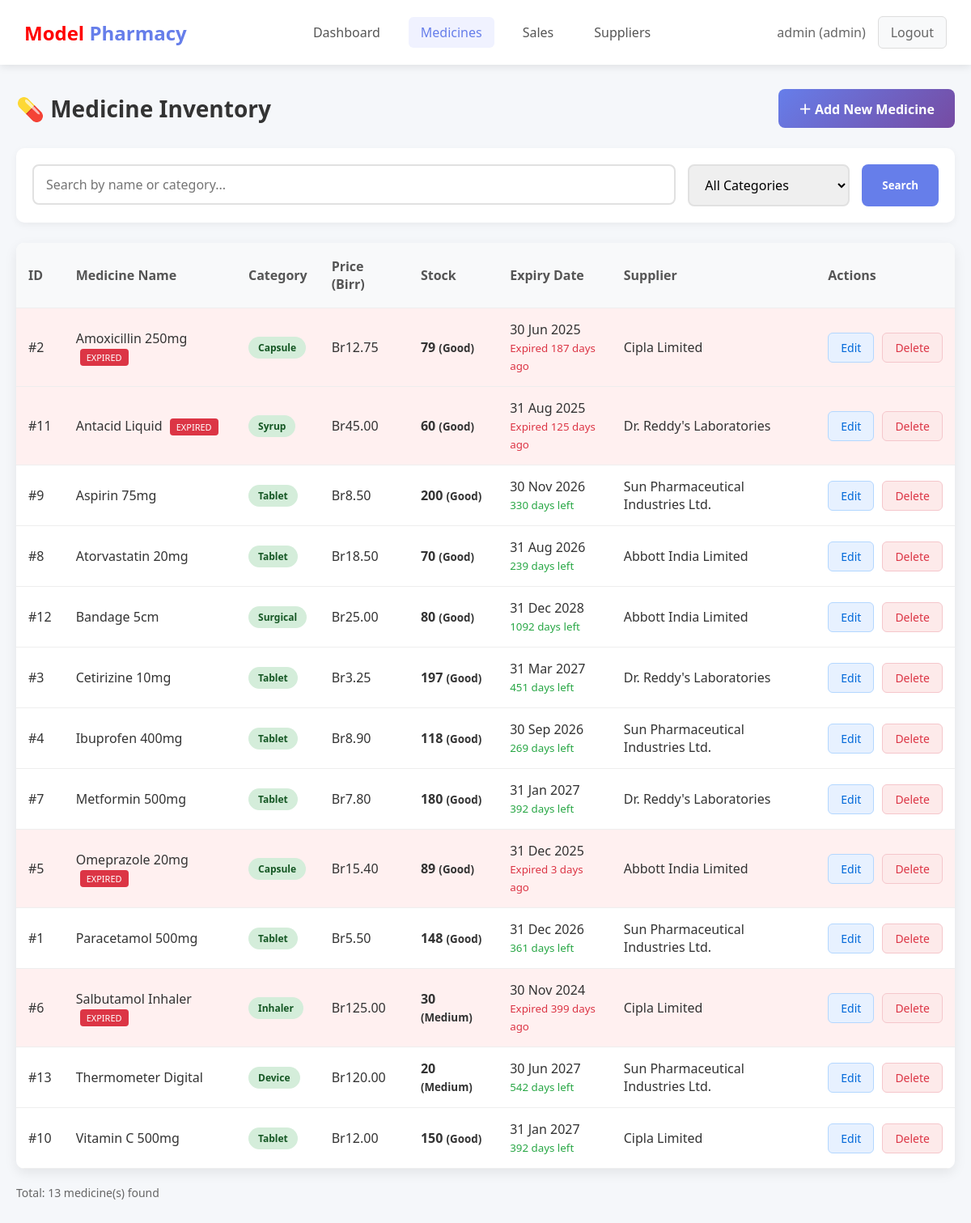
The page /medicines/index.php (signed in) on the database its author committed.
### tables this page shows
CREATE TABLE IF NOT EXISTS medicines (
    id INT PRIMARY KEY AUTO_INCREMENT,
    name VARCHAR(100) NOT NULL,
    category VARCHAR(50),
    price DECIMAL(10,2) NOT NULL,
    quantity INT DEFAULT 0,
    expiry_date DATE,
    supplier_id INT,
    created_at TIMESTAMP DEFAULT CURRENT_TIMESTAMP,
    FOREIGN KEY (supplier_id) REFERENCES suppliers(id) ON DELETE SET NULL,
    INDEX idx_expiry (expiry_date),
    INDEX idx_category (category),
    INDEX idx_supplier (supplier_id)
);

CREATE TABLE IF NOT EXISTS suppliers (
    id INT PRIMARY KEY AUTO_INCREMENT,
    name VARCHAR(100) NOT NULL,
    email VARCHAR(100),
    phone VARCHAR(20),
    address TEXT,
    created_at TIMESTAMP DEFAULT CURRENT_TIMESTAMP
);

### medicines/index.php (the view, shortened to what this page needs)
<?php
require_once '../config/database.php';
$search = isset($_GET['search']) ? $_GET['search'] : '';
$sql = "SELECT m.*, s.name as supplier_name
        FROM medicines m
        LEFT JOIN suppliers s ON m.supplier_id = s.id
        WHERE 1=1";
$params = [];
$sql .= " ORDER BY m.name ASC";
$stmt = $pdo->prepare($sql);
$stmt->execute($params);
$medicines = $stmt->fetchAll();
?>
<!DOCTYPE html>
<html lang="en">
<head>
</head>
<body>
    <nav class="navbar">
        <a href="../dashboard.php" class="logo"><span class="model">Model</span> Pharmacy</a>
        <div class="nav-links">
            <a href="../dashboard.php">Dashboard</a>
            <a href="index.php" style="background: #f0f2ff; color: #667eea;">Medicines</a>
            <a href="../sales/">Sales</a>
            <a href="../suppliers/">Suppliers</a>
        </div>
        <div style="display: flex; align-items: center; gap: 15px;">
            <div class="user-info">
                <?php echo htmlspecialchars($_SESSION['username']); ?>
                (<?php echo htmlspecialchars($_SESSION['role']); ?>)
            </div>
            <a href="../logout.php" class="logout-btn">Logout</a>
        </div>
    </nav>
    <div class="container">
        <div class="header-actions">
            <h1 class="page-title">💊 Medicine Inventory</h1>
            <a href="add.php" class="add-btn">＋ Add New Medicine</a>
        </div>
        <form method="GET" action="" class="search-filter">
            <div class="search-box">
                <input type="text" name="search" placeholder="Search by name or category..."
                       value="<?php echo htmlspecialchars($search); ?>">
            </div>
            <div class="filter-box">
                <select name="category">
                    <option value="all">All Categories</option>
                </select>
            </div>
            <button type="submit" class="search-btn">Search</button>
        </form>
        <div class="table-container">
            <?php if(count($medicines) > 0): ?>
                <table class="table">
                    <thead>
                        <tr>
                            <th>ID</th>
                            <th>Medicine Name</th>
                            <th>Category</th>
                            <th>Price (Birr)</th>
                            <th>Stock</th>
                            <th>Expiry Date</th>
                            <th>Supplier</th>
                            <th>Actions</th>
                        </tr>
                    </thead>
                    <tbody>
                        <?php foreach($medicines as $medicine):
                            $is_expired = !empty($medicine['expiry_date']) &&
                                         strtotime($medicine['expiry_date']) < time();
                            $row_class = $is_expired ? 'expired' : '';
                            if($medicine['quantity'] <= 10) {
                                $stock_class = 'stock-low';
                                $stock_status = 'Low';
                            } elseif($medicine['quantity'] <= 30) {
                                $stock_class = 'stock-medium';
                                $stock_status = 'Medium';
                            } else {
                                $stock_class = 'stock-high';
                                $stock_status = 'Good';
                            }
                        ?>
                            <tr class="<?php echo $row_class; ?>">
                                <td>#<?php echo htmlspecialchars($medicine['id']); ?></td>
                                <td>
                                    <?php echo htmlspecialchars($medicine['name']); ?>
                                    <?php if($is_expired): ?>
                                        <span class="expired-badge">EXPIRED</span>
                                    <?php endif; ?>
                                </td>
                                <td>
                                    <?php if(!empty($medicine['category'])): ?>
                                        <span class="badge badge-success">
                                            <?php echo htmlspecialchars($medicine['category']); ?>
                                        </span>
                                    <?php else: ?>
                                        <span style="color: #999;">-</span>
                                    <?php endif; ?>
                                </td>
                                <td>Br<?php echo htmlspecialchars(number_format($medicine['price'], 2)); ?></td>
                                <td class="<?php echo $stock_class; ?>">
                                    <?php echo htmlspecialchars($medicine['quantity']); ?>
                                    <small>(<?php echo $stock_status; ?>)</small>
                                </td>
                                <td>
                                    <?php if(!empty($medicine['expiry_date'])): ?>
                                        <?php
                                            $expiry_date = date('d M Y', strtotime($medicine['expiry_date']));
                                            echo htmlspecialchars($expiry_date);
                                            $today = new DateTime();
                                            $expiry = new DateTime($medicine['expiry_date']);
                                            $diff = $today->diff($expiry);
                                            $days_left = $diff->days;
                                            $days_left = $diff->invert ? -$days_left : $days_left;
                                            if($days_left < 0) {
                                                echo '<br><small style="color: #dc3545;">Expired ' . abs($days_left) . ' days ago</small>';
                                            } elseif($days_left <= 30) {
                                                echo '<br><small style="color: #ffc107;">' . $days_left . ' days left</small>';
                                            } else {
                                                echo '<br><small style="color: #28a745;">' . $days_left . ' days left</small>';
                                            }
                                        ?>
                                    <?php else: ?>
                                        <span style="color: #999;">Not set</span>
                                    <?php endif; ?>
                                </td>
                                <td>
                                    <?php if(!empty($medicine['supplier_name'])): ?>
                                        <?php echo htmlspecialchars($medicine['supplier_name']); ?>
                                    <?php else: ?>
                                        <span style="color: #999;">-</span>
                                    <?php endif; ?>
                                </td>
                                <td>
                                    <div class="action-buttons">
                                        <a href="edit.php?id=<?php echo $medicine['id']; ?>" class="btn-edit">Edit</a>
                                        <a href="delete.php?id=<?php echo $medicine['id']; ?>"
                                           class="btn-delete"
                                           onclick="return confirm('Are you sure you want to delete this medicine?')">Delete</a>
                                    </div>
                                </td>
                            </tr>
                        <?php endforeach; ?>
                    </tbody>
                </table>
            <?php endif; ?>
        </div>
        <div style="margin-top: 20px; color: #666; font-size: 14px;">
            Total: <?php echo count($medicines); ?> medicine(s) found
        </div>
    </div>
</body>
</html>

### medicines/index.php (style rules this page uses)
* { margin: 0; padding: 0; box-sizing: border-box; font-family: 'Segoe UI', Tahoma, Geneva, Verdana, sans-serif; }
body { background-color: #f5f7fa; }
.navbar { background: white; padding: 20px 30px; box-shadow: 0 2px 10px rgba(0,0,0,0.1); display: flex; justify-content: space-between; align-items: center; }
.logo { font-size: 24px; font-weight: 700; color: #667eea; text-decoration: none; }
.nav-links { display: flex; gap: 20px; }
.nav-links a { text-decoration: none; color: #555; padding: 8px 15px; border-radius: 6px; transition: all 0.3s; }
.user-info { color: #666; }
.logout-btn { background: #f8f9fa; border: 1px solid #ddd; padding: 8px 15px; border-radius: 6px; cursor: pointer; color: #666; text-decoration: none; }
.container { max-width: 1200px; margin: 30px auto; padding: 0 20px; }
.header-actions { display: flex; justify-content: space-between; align-items: center; margin-bottom: 25px; flex-wrap: wrap; gap: 15px; }
.page-title { font-size: 28px; color: #333; }
.add-btn { background: linear-gradient(135deg, #667eea 0%, #764ba2 100%); color: white; padding: 12px 25px; border-radius: 8px; text-decoration: none; font-weight: 600; display: inline-flex; align-items: center; gap: 8px; }
.search-filter { display: flex; gap: 15px; margin-bottom: 25px; flex-wrap: wrap; background: white; padding: 20px; border-radius: 10px; box-shadow: 0 3px 10px rgba(0,0,0,0.05); }
.search-box { flex: 1; min-width: 250px; }
.search-box input, .filter-box select { width: 100%; padding: 12px 15px; border: 2px solid #e1e1e1; border-radius: 8px; font-size: 16px; }
.filter-box { min-width: 200px; }
.search-btn { background: #667eea; color: white; border: none; padding: 12px 25px; border-radius: 8px; font-weight: 600; cursor: pointer; }
.table-container { background: white; border-radius: 10px; overflow: hidden; box-shadow: 0 5px 15px rgba(0,0,0,0.08); }
.table { width: 100%; border-collapse: collapse; }
.table th { background: #f8f9fa; padding: 18px 15px; text-align: left; color: #555; font-weight: 600; border-bottom: 1px solid #eee; }
.table td { padding: 15px; border-bottom: 1px solid #eee; color: #333; }
.badge { display: inline-block; padding: 5px 12px; border-radius: 20px; font-size: 12px; font-weight: 600; }
.badge-success { background: #d4edda; color: #155724; }
.stock-medium { color: #ffc107; font-weight: 600; }
.stock-high { color: #28a745; font-weight: 600; }
.action-buttons { display: flex; gap: 10px; }
.btn-edit, .btn-delete, .btn-view { padding: 8px 15px; border-radius: 6px; text-decoration: none; font-size: 14px; font-weight: 500; transition: all 0.3s; }
.btn-edit { background: #e7f1ff; color: #0069d9; border: 1px solid #b3d7ff; }
.btn-delete { background: #fdeaea; color: #dc3545; border: 1px solid #f5c6cb; }
.expired { background-color: #fff0f0; }
.expired-badge { background: #dc3545; color: white; padding: 3px 8px; border-radius: 4px; font-size: 11px; margin-left: 5px; }
.model { color:red; font-weight:600px; }

### rows shown on the page
medicines: id "2", name "Amoxicillin 250mg", shows "EXPIRED", category "Capsule", price "12.75", quantity "79", quantity "Good", expiry_date "30 Jun 2025", supplier.name "Cipla Limited"
medicines: id "11", name "Antacid Liquid", shows "EXPIRED", category "Syrup", price "45.00", quantity "60", quantity "Good", expiry_date "31 Aug 2025", supplier.name "Dr. Reddy's Laboratories"
medicines: id "9", name "Aspirin 75mg", category "Tablet", price "8.50", quantity "200", quantity "Good", expiry_date "30 Nov 2026", supplier.name "Sun Pharmaceutical Industries Ltd."
medicines: id "8", name "Atorvastatin 20mg", category "Tablet", price "18.50", quantity "70", quantity "Good", expiry_date "31 Aug 2026", supplier.name "Abbott India Limited"
medicines: id "12", name "Bandage 5cm", category "Surgical", price "25.00", quantity "80", quantity "Good", expiry_date "31 Dec 2028", supplier.name "Abbott India Limited"
medicines: id "3", name "Cetirizine 10mg", category "Tablet", price "3.25", quantity "197", quantity "Good", expiry_date "31 Mar 2027", supplier.name "Dr. Reddy's Laboratories"
medicines: id "4", name "Ibuprofen 400mg", category "Tablet", price "8.90", quantity "118", quantity "Good", expiry_date "30 Sep 2026", supplier.name "Sun Pharmaceutical Industries Ltd."
medicines: id "7", name "Metformin 500mg", category "Tablet", price "7.80", quantity "180", quantity "Good", expiry_date "31 Jan 2027", supplier.name "Dr. Reddy's Laboratories"
medicines: id "5", name "Omeprazole 20mg", shows "EXPIRED", category "Capsule", price "15.40", quantity "89", quantity "Good", expiry_date "31 Dec 2025", supplier.name "Abbott India Limited"
medicines: id "1", name "Paracetamol 500mg", category "Tablet", price "5.50", quantity "148", quantity "Good", expiry_date "31 Dec 2026", supplier.name "Sun Pharmaceutical Industries Ltd."
medicines: id "6", name "Salbutamol Inhaler", shows "EXPIRED", category "Inhaler", price "125.00", quantity "30", quantity "Medium", expiry_date "30 Nov 2024", supplier.name "Cipla Limited"
medicines: id "13", name "Thermometer Digital", category "Device", price "120.00", quantity "20", quantity "Medium", expiry_date "30 Jun 2027", supplier.name "Sun Pharmaceutical Industries Ltd."
medicines: id "10", name "Vitamin C 500mg", category "Tablet", price "12.00", quantity "150", quantity "Good", expiry_date "31 Jan 2027", supplier.name "Cipla Limited"

### other values the page prints
$_SESSION['username'] "admin"
$_SESSION['role'] "admin"
count($medicines) "13"
